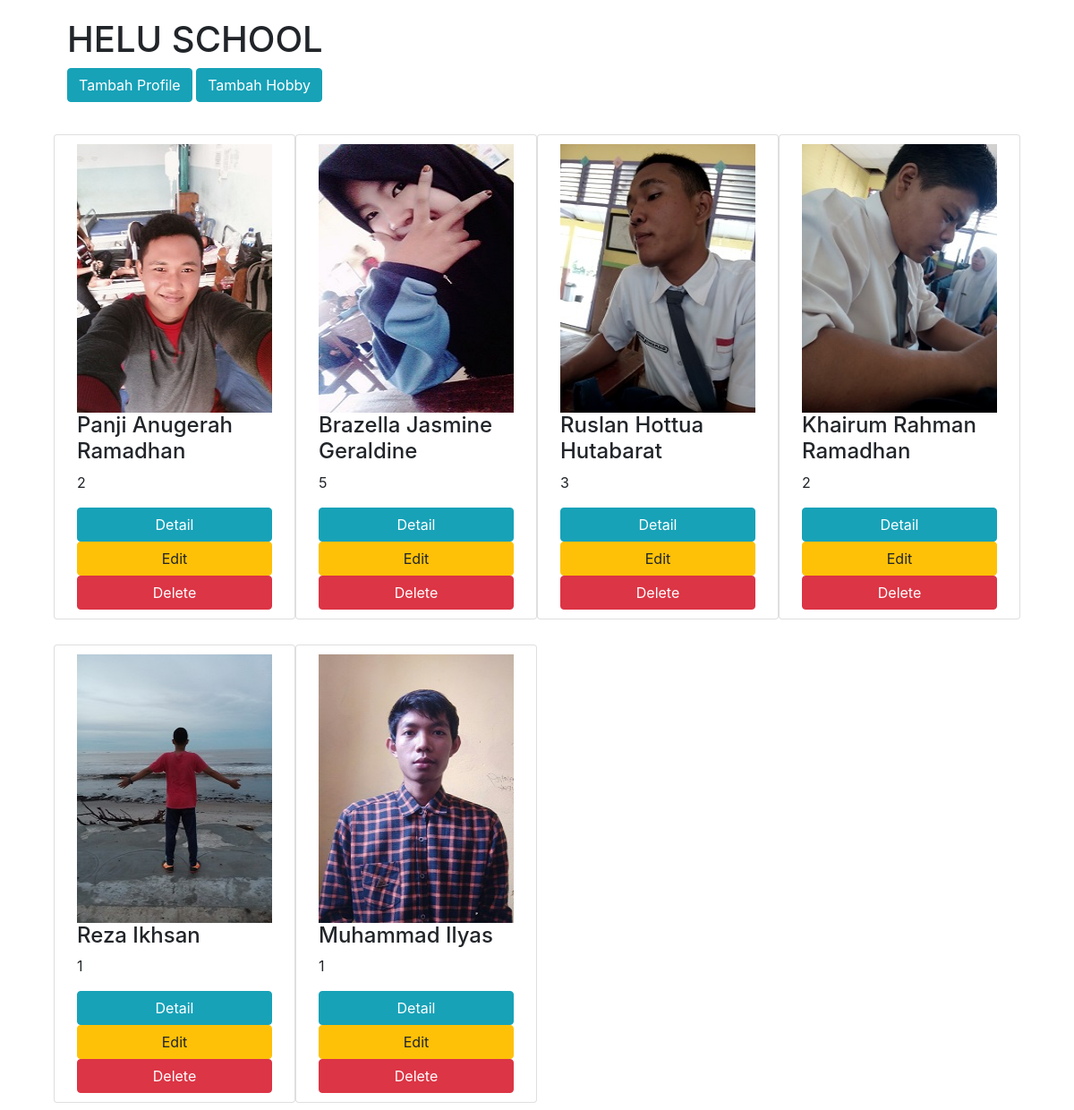
The page / on the database its author committed.
### tables this page shows
CREATE TABLE `profile_tb` (
  `id` int(11) NOT NULL,
  `nama` varchar(100) DEFAULT NULL,
  `born_date` varchar(100) DEFAULT NULL,
  `address` varchar(100) DEFAULT NULL,
  `hobby_id` int(11) DEFAULT NULL,
  `photo` varchar(100) DEFAULT NULL
);

### config.php (called while the page is built, shortened)
<?php
    $database = mysqli_connect("localhost", "root", "", "webdb");
    function query($query) {
        global $database;
        $result = mysqli_query($database, $query);
        $rows = [];
        while( $row = mysqli_fetch_assoc($result) ) {
            $rows[] = $row;
        }
        return $rows;
    }
?>

### index.php (the view, shortened to what this page needs)
<?php
    require "config.php";
    $data = query("SELECT * FROM profile_tb");
?>
<!DOCTYPE html>
<html lang="en">
<head>
    <link rel="stylesheet" href="https://stackpath.bootstrapcdn.com/bootstrap/4.4.1/css/bootstrap.min.css">
    <link rel="stylesheet" href="css/styles.css">
</head>
<body>
    <div class="container" id="content">
        <div class="header mb-3">
            <div>
                <h1>HELU SCHOOL</h1>
            </div>
            <div class="tombol">
                <button type="button" class="btn btn-info" data-toggle="modal" data-target="#add_profile">Tambah Profile</button>
                <button type="button" class="btn btn-info" data-toggle="modal" data-target="#add_hobby">Tambah Hobby</button>
            </div>
        </div>
        <div class="row">
            <?php foreach($data as $user_data): ?>
            <div class="col-lg-3 col-md-4 col-sm-6 mb-2 card">
                <img src="img/<?= $user_data["photo"]; ?>" alt="">
                <h4><?= $user_data["nama"]; ?></h4>
                <p><?= $user_data["hobby_id"]; ?></p>
                <a type="button" class="btn btn-info" href="detail.php?id=<?= $user_data["id"]; ?>"> Detail </a>
                <a type="button" class="btn btn-warning" href="edit_form.php?id=<?= $user_data["id"]; ?>">Edit</a>
                <a type="button" class="btn btn-danger" href="delete.php?id=<?= $user_data["id"]; ?>">Delete</a>
            </div>
            <?php endforeach; ?>
        </div>
    </div>
</body>
</html>

### css/styles.css (style rules this page uses)
img { width: 100%; height: 300px; }
#content { width: 90%; margin-top: 20px; }
.card { padding: 10px 25px; margin: 20px 0; }

### rows shown on the page
profile_tb: photo (picture), nama "Panji Anugerah Ramadhan", hobby "2"
profile_tb: photo (picture), nama "Brazella Jasmine Geraldine", hobby "5"
profile_tb: photo (picture), nama "Ruslan Hottua Hutabarat", hobby "3"
profile_tb: photo (picture), nama "Khairum Rahman Ramadhan", hobby "2"
profile_tb: photo (picture), nama "Reza Ikhsan", hobby "1"
profile_tb: photo (picture), nama "Muhammad Ilyas", hobby "1"
